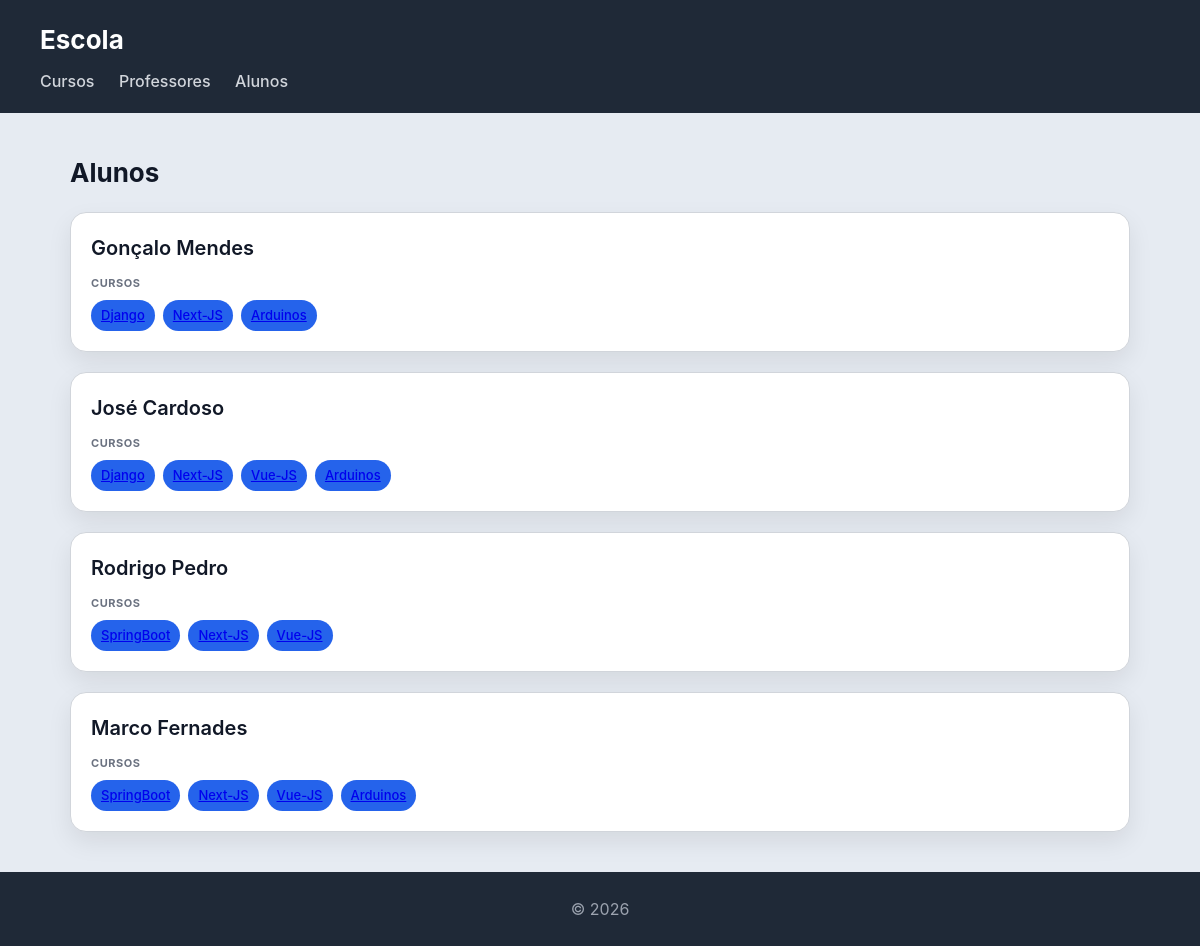
The page /escola/alunos/ on the database its author committed.
### escola/models.py (models this page shows)
class Aluno(models.Model):
    nome = models.CharField(max_length=100)
    numero = models.CharField(max_length=20, unique=True)
    def __str__(self):
        return self.nome

class Curso(models.Model):
    nome = models.CharField(max_length=100)
    imagem = models.ImageField(upload_to='cursos/')
    professor = models.ForeignKey(Professor, on_delete=models.CASCADE, related_name='cursos')
    alunos = models.ManyToManyField(Aluno, related_name='cursos')
    def __str__(self):
        return self.nome

### escola/views.py (the view)
# urls.py: path("alunos/", views.alunos_view, name="alunos"),
def alunos_view(request):
    alunos = Aluno.objects.prefetch_related("cursos").all()
    return render(request, "escola/alunos.html", {"alunos": alunos})

### escola/templates/escola/alunos.html
{% extends "escola/base.html" %}
{% block content %}
<h2>Alunos</h2>
<section>
    {% for aluno in alunos %}
    <article>
        <header>
            <h3>{{ aluno }}</h3>
        </header>
        <section>
            <h4>Cursos</h4>
            <ul>
                {% for curso in aluno.cursos.all %}
                    <li>
                        <a href="{% url 'curso' curso.id %}">
                        {{ curso }}
                        </a>
                    </li>
               {% endfor %}
            </ul>
        </section>
    </article>
    {% endfor %}
</section>
{% endblock %}

### escola/static/escola/styles.css (style rules this page uses)
* { box-sizing: border-box; margin: 0; padding: 0; }
body { font-family: "Inter", "Segoe UI", system-ui, -apple-system, sans-serif; background: #e6ebf2; color: #111827; line-height: 1.5; }
h2 { margin-bottom: 20px; font-size: 26px; }
section > article { background: white; padding: 20px; border-radius: 16px; border: 1px solid #d1d5db; box-shadow: 0 10px 25px rgba(0,0,0,0.08); transition: all 0.25s ease; margin-bottom: 20px; }
article > header { margin-bottom: 12px; }
article > header > h3 { font-size: 20px; font-weight: 600; margin-bottom: 4px; }
article > section { margin-top: 10px; }
article > section > h4 { font-size: 11px; text-transform: uppercase; color: #6b7280; margin-bottom: 8px; letter-spacing: 0.05em; }
article > section > ul { list-style: none; display: flex; flex-wrap: wrap; gap: 8px; }
article > section > ul > li { background: #2563eb; color: white; padding: 6px 10px; border-radius: 999px; font-size: 13px; font-weight: 500; }

### rows shown on the page
Aluno: nome "Gonçalo Mendes"
Curso: nome "Django"
Curso: nome "Next-JS"
Curso: nome "Arduinos"
Aluno: nome "José Cardoso"
Curso: nome "Vue-JS"
Aluno: nome "Rodrigo Pedro"
Curso: nome "SpringBoot"
Aluno: nome "Marco Fernades"
